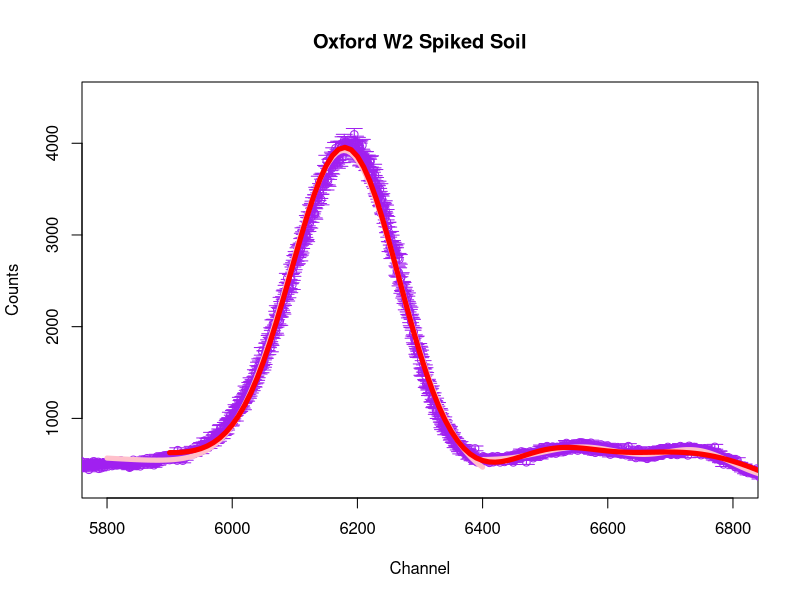

Recreate this plot in R.
library(plotrix)
Q2Spike <-read.table("oxford-w2-soil-spike-stop-5-4-2023.txt",header=FALSE)
x<-c(1:8192)
plotCI(x,Q2Spike[,1],sqrt(Q2Spike[,1]),col = "purple",xlim = c(5800,6800),
       ylim = c(300,4500),main = "Oxford W2 Spiked Soil",xlab = "Channel", ylab = "Counts")
df1 <- data.frame(x=x[5800:6400],y=Q2Spike[5800:6400,1])

fitsSpike1 <- nls(y~a*exp(-(x-c)^2/(2*b^2))+d*x+e,df1,start = list(a=5500,b=100,c=6270,d =-0.14,e = 250),
                    trace = T, weights = 1/df1[,2])

df2 <- data.frame(x=x[6400:6900],y=Q2Spike[6400:6900,1])

fitsSpike2 <- nls(y~f*exp(-(x-h)^2/(2*g^2))+j*exp(-(x-l)^2/(2*k^2))+d*x+e,df2
                 ,start = list(d =-0.14,e = 250,f=800,g=80,h=6550,j=800,k=80,l=6725),
                 trace = T, weights = 1/df2[,2])

fitsSpike1;summary(fitsSpike1)
fitsSpike2;summary(fitsSpike2)
d=-0.43896;e=3344.38993;f=223.44521;g=72.49046;h=6566.65984
j=257.40546;k=56.44585;l=6742.15508 

#Gaussian Graphed Separate
curve(f*exp(-(x-h)^2/(2*g^2))+j*exp(-(x-l)^2/(2*k^2))+d*x+e,from = 6400, to = 6900, 
      col = "pink",add = T, lwd = 5)

a=3513.07807;b=87.92918;c=6179.37917;d=-0.41565;e=2977.74193
curve(a*exp(-(x-c)^2/(2*b^2))+d*x+e,from = 5800, to = 6400, 
      col = "pink",add = T, lwd = 5)


#Graphed Together
df3 <- data.frame(x=x[5900:6900],y=Q2Spike[5900:6900,1])
fitsSpikeAll <- nls(y~a*exp(-(x-c)^2/(2*b^2))+f*exp(-(x-h)^2/(2*g^2))+j*exp(-(x-l)^2/(2*k^2))+d*x+e
                    ,df3,start = list(a=5500,b=81,c=6275,d =-0.045,e =394,f=800,
                                      g=82,h=6550,j=800,k=80,l=6750), trace = T,
                    weights = 1/df3[,2])

fitsSpikeAll;summary(fitsSpikeAll)
a=3555.4132;b=86.4410;c=6181.1168;d=-0.7499
e=5033.0913;f=293.9218;g=72.3330;h=6507.8125
j=638.0083;k=160.7200;l=6742.6250

curve(a*exp(-(x-c)^2/(2*b^2))+f*exp(-(x-h)^2/(2*g^2))+j*exp(-(x-l)^2/(2*k^2))+d*x+e,
      from = 5900, to = 6900, 
      col = "red",add = T, lwd = 5)

nls.control(printEval = T)
